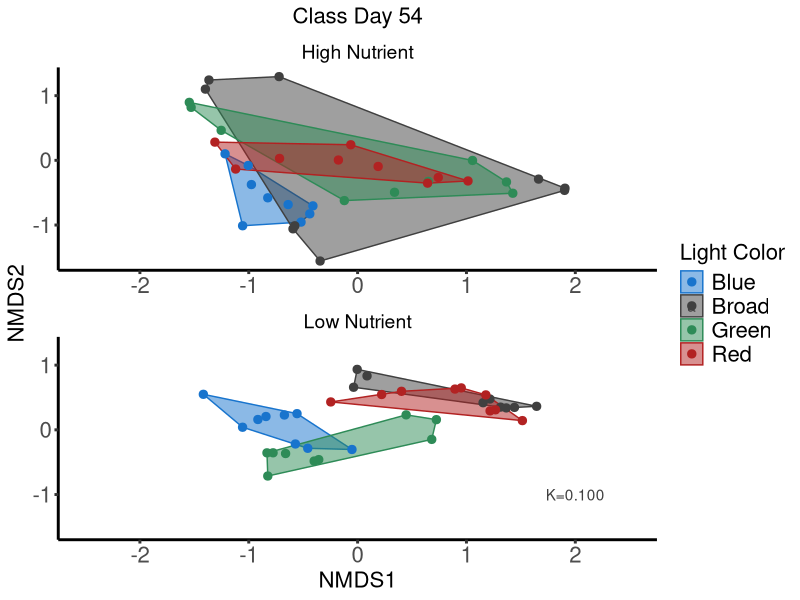
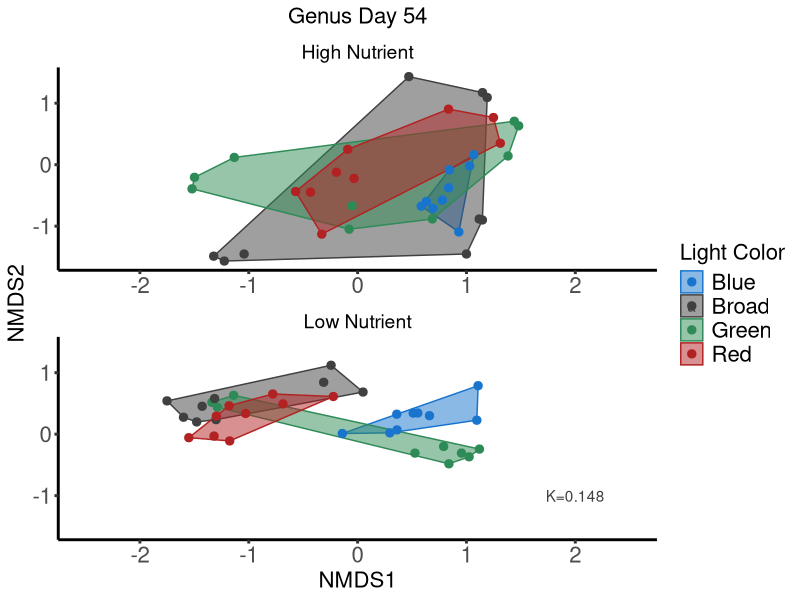
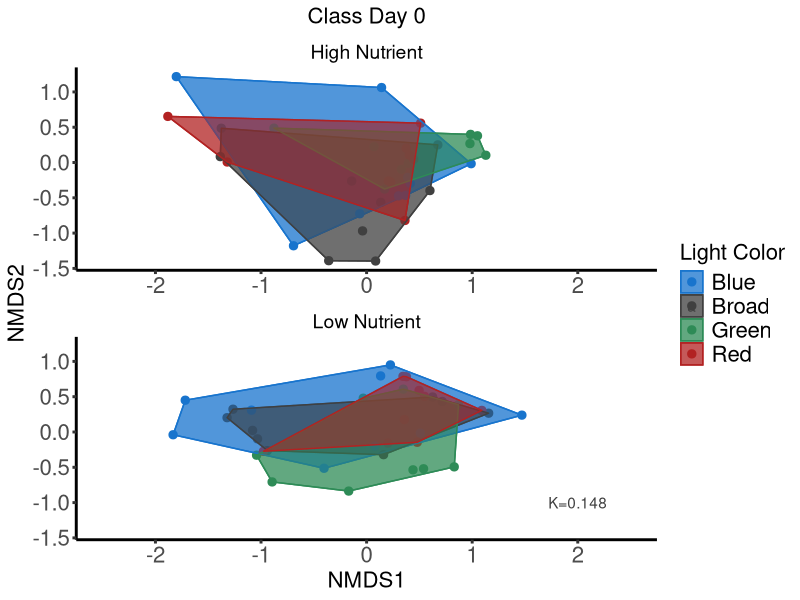
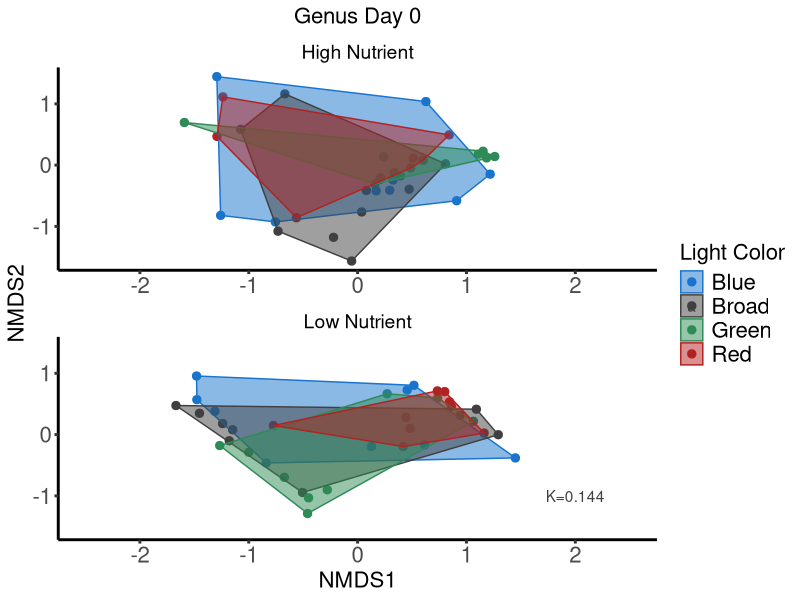

These charts were generated, in order, by the following R code:
######## Community composition PERMANOVA and NMDS analyses and figures for Swanson et al., 
### "Light color and nutrient availability interact to determine freshwater algal community diversity and composition" MS

library(vegan)
library(tidyverse)
library(readr)
library(scales)

#### genera PERMANOVA for day 54 communities, Table 2 in main manuscript
genera_data<-read.csv("comm_exp_genera2.csv") 
genera<-genera_data[,-c(1:8)]#### drops columns of non-numeric data
genera_dis<-vegdist(genera,method="bray",na.rm=TRUE)

adonis2(genera_dis~Light*Phosphorus,data=genera_data,by="terms") 

######### Class PERMANOVA for day 54 communities, Table S5 in supplement
class_counts<-read.csv("comm_exp_class.csv")
class_counts2<-class_counts[,-c(1:8)]
class_dis<-vegdist(class_counts2,method="bray",na.rm=TRUE) 

adonis2(class_dis~Light*Phosphorus,data=class_counts) 

######### NMDS for class level
mds<-metaMDS(class_dis,distance="bray",trymax=1000) # K=.100
mds_data <-as.data.frame(scores(mds))
mds_data$Treatment <-as.factor(class_counts$Treatment)
mds_data$Light <-as.factor(class_counts$Light)
mds_data$Phosphorus <-as.factor(class_counts$Phosphorus)

#### extract data to plot hulls
red_H_c_end <- mds_data[mds_data$Treatment == "Red_HP", ][chull(mds_data[mds_data$Treatment == "Red_HP", c("NMDS1", "NMDS2")]), ]  # hull values for red HP
red_L_c_end <- mds_data[mds_data$Treatment == "Red_LP", ][chull(mds_data[mds_data$Treatment == "Red_LP", c("NMDS1", "NMDS2")]), ]  # hull values for red LP
blue_H_c_end <- mds_data[mds_data$Treatment == "Blue_HP", ][chull(mds_data[mds_data$Treatment == "Blue_HP", c("NMDS1", "NMDS2")]), ]  # hull values for blue HP
blue_L_c_end <- mds_data[mds_data$Treatment == "Blue_LP", ][chull(mds_data[mds_data$Treatment == "Blue_LP", c("NMDS1", "NMDS2")]), ]  # hull values for blue LP
green_H_c_end <- mds_data[mds_data$Treatment == "Green_HP", ][chull(mds_data[mds_data$Treatment == "Green_HP", c("NMDS1", "NMDS2")]), ]  # hull values for green HP
green_L_c_end <- mds_data[mds_data$Treatment == "Green_LP", ][chull(mds_data[mds_data$Treatment == "Green_LP", c("NMDS1", "NMDS2")]), ]  # hull values for green LP
broad_H_c_end <- mds_data[mds_data$Treatment == "Broad_HP", ][chull(mds_data[mds_data$Treatment == "Broad_HP", c("NMDS1", "NMDS2")]), ]  # hull values for red HP
broad_L_c_end <- mds_data[mds_data$Treatment == "Broad_LP", ][chull(mds_data[mds_data$Treatment == "Broad_LP", c("NMDS1", "NMDS2")]), ]  # hull values for red LP

hull.data <- rbind(blue_H_c_end,blue_L_c_end,broad_H_c_end,broad_L_c_end,green_H_c_end,green_L_c_end,red_H_c_end,red_L_c_end)  #combine grp.a and grp.b

#### Class plot

dat_text1 <- data.frame(
  label = "K=0.100",
  Phosphorus= "Low",
  Light="Broad",
  Treatment="Broad_LP",
  x=2,
  y=-1)

######## plot for class level, day 54
ggplot(mds_data, aes(x = NMDS1, y = NMDS2,color=Light)) +
  geom_polygon(data=hull.data,aes(x=NMDS1,y=NMDS2,fill=Treatment),alpha=0.50) + # add the convex hulls
  geom_point(size=2.5)+
  facet_wrap(~Phosphorus,nrow=2,scales = "free_x",labeller = labeller(Phosphorus=c("High"="High Nutrient","Low"="Low Nutrient")))+
  theme_classic()+
  scale_x_continuous(limits=c(-2.5,2.5))+
  scale_color_manual(values = c("dodgerblue3","grey25","seagreen","firebrick"))+
  scale_fill_manual(values = c("dodgerblue3","dodgerblue3","grey25","grey25","seagreen","seagreen","firebrick","firebrick"))+
  geom_text(data=dat_text1,
            mapping = aes(x=x,y=y,label = label))+
  guides(fill="none")+
  guides(color=guide_legend(title="Light Color",override.aes = list(fill=c("dodgerblue3","grey25","seagreen","firebrick"))))+
  labs(x="NMDS1",y="NMDS2",title = "Class Day 54")+
  theme(strip.text.x = element_text(size=14))+
  theme(strip.background = element_rect(linetype = "blank"))+
  theme(axis.title =element_text(size=16,))+
  theme(axis.text = element_text(size=16))+
  theme(axis.line = element_line(linewidth =1))+
  theme(axis.ticks = element_line(linewidth=1))+
  theme(strip.text = element_text(size=16))+
  theme(legend.text = element_text(size=16))+
  theme(legend.title = element_text(size=16))+
  theme(strip.background = element_rect(fill="white",color="white"))+
  theme(strip.text = element_text(color="black",size = 14))+
  theme(plot.title = element_text(hjust = 0.5,size=16))

#ggsave("nmds_class_54.pdf",plot = last_plot(),device = pdf,width = 5,height = 5,dpi=320)


##### NMDS at genus level
mds2<-metaMDS(genera_dis,distance="bray",trymax=1000) #K=.148

mds_data2<-as.data.frame(mds2$points)
mds_data2$Treatment <-genera_data$Treatment
mds_data2$Light <-genera_data$Light
mds_data2$Phosphorus <-genera_data$Phosphorus

red_H_g_end <- mds_data2[mds_data2$Treatment == "Red_HP", ][chull(mds_data2[mds_data2$Treatment == "Red_HP", c("MDS1", "MDS2")]), ]  # hull values for red HP
red_L_g_end <- mds_data2[mds_data2$Treatment == "Red_LP", ][chull(mds_data2[mds_data2$Treatment == "Red_LP", c("MDS1", "MDS2")]), ]  # hull values for red LP
blue_H_g_end <- mds_data2[mds_data2$Treatment == "Blue_HP", ][chull(mds_data2[mds_data2$Treatment == "Blue_HP", c("MDS1", "MDS2")]), ]  # hull values for blue HP
blue_L_g_end <- mds_data2[mds_data2$Treatment == "Blue_LP", ][chull(mds_data2[mds_data2$Treatment == "Blue_LP", c("MDS1", "MDS2")]), ]  # hull values for blue LP
green_H_g_end <- mds_data2[mds_data2$Treatment == "Green_HP", ][chull(mds_data2[mds_data2$Treatment == "Green_HP", c("MDS1", "MDS2")]), ]  # hull values for green HP
green_L_g_end <- mds_data2[mds_data2$Treatment == "Green_LP", ][chull(mds_data2[mds_data2$Treatment == "Green_LP", c("MDS1", "MDS2")]), ]  # hull values for green LP
broad_H_g_end <- mds_data2[mds_data2$Treatment == "Broad_HP", ][chull(mds_data2[mds_data2$Treatment == "Broad_HP", c("MDS1", "MDS2")]), ]  # hull values for red HP
broad_L_g_end <- mds_data2[mds_data2$Treatment == "Broad_LP", ][chull(mds_data2[mds_data2$Treatment == "Broad_LP", c("MDS1", "MDS2")]), ]  # hull values for red LP

hull.data2 <- rbind(blue_H_g_end,blue_L_g_end,broad_H_g_end,broad_L_g_end,green_H_g_end,green_L_g_end,red_H_g_end,red_L_g_end)  #combine grp.a and grp.b

#### genus level plot at day 54, Figure 2 in main manuscript

dat_text2 <- data.frame(
  label = "K=0.148",
  Phosphorus= "Low",
  Light="Broad",
  Treatment="Broad_LP",
  x=2,
  y=-1)

ggplot(mds_data2, aes(x = MDS1, y = MDS2,color=Light)) +
  geom_polygon(data=hull.data2,aes(x=MDS1,y=MDS2,fill=Treatment),alpha=0.50) + # add the convex hulls
  geom_point(size=2.5)+
  facet_wrap(~Phosphorus,nrow=2,scales = "free_x",labeller = labeller(Phosphorus=c("High"="High Nutrient","Low"="Low Nutrient")))+
  theme_classic()+
  scale_x_continuous(limits=c(-2.5,2.5))+
  scale_color_manual(values = c("dodgerblue3","grey25","seagreen","firebrick"))+
  scale_fill_manual(values = c("dodgerblue3","dodgerblue3","grey25","grey25","seagreen","seagreen","firebrick","firebrick"))+
  geom_text(data=dat_text2,
            mapping = aes(x=x,y=y,label = label))+
  guides(fill="none")+
  guides(color=guide_legend(title="Light Color",override.aes = list(fill=c("dodgerblue3","grey25","seagreen","firebrick"))))+
  labs(x="NMDS1",y="NMDS2",title = "Genus Day 54")+
  theme(strip.text.x = element_text(size=14))+
  theme(strip.background = element_rect(linetype = "blank"))+
  theme(axis.title =element_text(size=16))+
  theme(axis.text = element_text(size=16))+
  theme(axis.line = element_line(linewidth =1))+
  theme(axis.ticks = element_line(linewidth=1))+
  theme(strip.text = element_text(size=16))+
  theme(legend.text = element_text(size=16))+
  theme(legend.title = element_text(size=16))+
  theme(strip.background = element_rect(fill="white",color="white"))+
  theme(strip.text = element_text(color="black",size = 16))+
  theme(plot.title = element_text(hjust = 0.5,size=16))

#ggsave("nmds_genus_54.pdf",plot = last_plot(),device = cairo_pdf(),width = 5,height = 5,dpi=320,units="in")


################# Community composition at Day 0 timepoint
###########

##### genera PERMANOVA
day0_gen<-read_csv("day0_genera.csv")
day0_gen2<-day0_gen[,-c(1:8)]#### drops columns of non-numeric data
genera_zero_dis<-vegdist(day0_gen2,method="bray",na.rm=TRUE)

adonis2(genera_zero_dis~Light*Phosphorus,data=day0_gen,by="terms") 

######### Class day 0 PERMANOVA
day0_class<-read.csv("day0_class.csv")
day0_class2<-day0_class[,-c(1:8)]
class_zero_dis<-vegdist(day0_class2,method="bray",na.rm=TRUE) 

adonis2(class_zero_dis~Light*Phosphorus,data=day0_class,by="terms") 

mds_cl_zero<-metaMDS(class_zero_dis,distance="bray",trymax=1000)
mds_cl_zero2 <-as.data.frame(mds_cl_zero$points)
mds_cl_zero2$Treatment <-day0_class$Treatment
mds_cl_zero2$Light <-day0_class$Light
mds_cl_zero2$Phosphorus <-day0_class$Phosphorus

red_H <- mds_cl_zero2[mds_cl_zero2$Treatment == "Red_HP", ][chull(mds_cl_zero2[mds_cl_zero2$Treatment == "Red_HP", c("MDS1", "MDS2")]), ]  # hull values for red HP
red_L <- mds_cl_zero2[mds_cl_zero2$Treatment == "Red_LP", ][chull(mds_cl_zero2[mds_cl_zero2$Treatment == "Red_LP", c("MDS1", "MDS2")]), ]  # hull values for red LP
blue_H <- mds_cl_zero2[mds_cl_zero2$Treatment == "Blue_HP", ][chull(mds_cl_zero2[mds_cl_zero2$Treatment == "Blue_HP", c("MDS1", "MDS2")]), ]  # hull values for blue HP
blue_L <- mds_cl_zero2[mds_cl_zero2$Treatment == "Blue_LP", ][chull(mds_cl_zero2[mds_cl_zero2$Treatment == "Blue_LP", c("MDS1", "MDS2")]), ]  # hull values for blue LP
green_H <- mds_cl_zero2[mds_cl_zero2$Treatment == "Green_HP", ][chull(mds_cl_zero2[mds_cl_zero2$Treatment == "Green_HP", c("MDS1", "MDS2")]), ]  # hull values for green HP
green_L <- mds_cl_zero2[mds_cl_zero2$Treatment == "Green_LP", ][chull(mds_cl_zero2[mds_cl_zero2$Treatment == "Green_LP", c("MDS1", "MDS2")]), ]  # hull values for green LP
broad_H <- mds_cl_zero2[mds_cl_zero2$Treatment == "Broad_HP", ][chull(mds_cl_zero2[mds_cl_zero2$Treatment == "Broad_HP", c("MDS1", "MDS2")]), ]  # hull values for red HP
broad_L <- mds_cl_zero2[mds_cl_zero2$Treatment == "Broad_LP", ][chull(mds_cl_zero2[mds_cl_zero2$Treatment == "Broad_LP", c("MDS1", "MDS2")]), ]  # hull values for red LP

hull.data3 <- rbind(blue_H,blue_L,broad_H,broad_L,green_H,green_L,red_H,red_L)

dat_text3 <- data.frame(
  label = "K=0.148",
  Phosphorus= "Low",
  Light="Broad",
  Treatment="Broad_LP",
  x=2,
  y=-1)
################## Class plot day 0
ggplot(mds_cl_zero2, aes(x = MDS1, y = MDS2,color=Light)) +
  geom_polygon(data=hull.data3,aes(x=MDS1,y=MDS2,fill=Treatment),alpha=0.50) + # add the convex hulls
  geom_point(size=2.5)+
  geom_polygon(data=hull.data3,aes(x=MDS1,y=MDS2,fill=Treatment),alpha=0.50) + # add the convex hulls
  facet_wrap(~Phosphorus,nrow=2,scales = "free_x",labeller = labeller(Phosphorus=c("High"="High Nutrient","Low"="Low Nutrient")))+
  theme_classic()+
  scale_x_continuous(limits=c(-2.5,2.5))+
  scale_color_manual(values = c("dodgerblue3","grey25","seagreen","firebrick"))+
  scale_fill_manual(values = c("dodgerblue3","dodgerblue3","grey25","grey25","seagreen","seagreen","firebrick","firebrick"))+
  labs(x="NMDS1",y="NMDS2",title = "Class Day 0")+
  guides(fill="none")+
  guides(color=guide_legend(title="Light Color",override.aes = list(fill=c("dodgerblue3","grey25","seagreen","firebrick"))))+
  theme(strip.text.x = element_text( size=14))+
  theme(strip.background = element_rect(linetype = "blank"))+
  theme(axis.title =element_text(size=16))+
  theme(axis.text = element_text(size=16))+
  theme(axis.line = element_line(linewidth =1))+
  theme(axis.ticks = element_line(linewidth=1))+
  theme(legend.text = element_text(size=16))+
  theme(legend.title = element_text(size=16))+
  theme(strip.text = element_text(size=16))+
  theme(strip.background = element_rect(fill="white",color="white"))+
  theme(strip.text = element_text(color="black",size = 14))+
  geom_text(data=dat_text3,
            mapping = aes(x=x,y=y,label = label))+
  theme(plot.title = element_text(hjust = 0.5,size=16))

#ggsave("nmds_class_0.pdf",plot = last_plot(),device = pdf,width = 5,height = 5,dpi=320)


##### NMDS at genus level, day 0, Figure 2 in main MS
mds_gen_zero<-metaMDS(genera_zero_dis,distance="bray",trymax=1000)

mds_gen_zero2<-as.data.frame(mds_gen_zero$points)
mds_gen_zero2$Treatment <-day0_gen$Treatment
mds_gen_zero2$Light <-day0_gen$Light
mds_gen_zero2$Phosphorus <-day0_gen$Phosphorus

red_H_g <- mds_gen_zero2[mds_gen_zero2$Treatment == "Red_HP", ][chull(mds_gen_zero2[mds_gen_zero2$Treatment == "Red_HP", c("MDS1", "MDS2")]), ]  # hull values for red HP
red_L_g <- mds_gen_zero2[mds_gen_zero2$Treatment == "Red_LP", ][chull(mds_gen_zero2[mds_gen_zero2$Treatment == "Red_LP", c("MDS1", "MDS2")]), ]  # hull values for red LP
blue_H_g <- mds_gen_zero2[mds_gen_zero2$Treatment == "Blue_HP", ][chull(mds_gen_zero2[mds_gen_zero2$Treatment == "Blue_HP", c("MDS1", "MDS2")]), ]  # hull values for blue HP
blue_L_g <- mds_gen_zero2[mds_gen_zero2$Treatment == "Blue_LP", ][chull(mds_gen_zero2[mds_gen_zero2$Treatment == "Blue_LP", c("MDS1", "MDS2")]), ]  # hull values for blue LP
green_H_g <- mds_gen_zero2[mds_gen_zero2$Treatment == "Green_HP", ][chull(mds_gen_zero2[mds_gen_zero2$Treatment == "Green_HP", c("MDS1", "MDS2")]), ]  # hull values for green HP
green_L_g <- mds_gen_zero2[mds_gen_zero2$Treatment == "Green_LP", ][chull(mds_gen_zero2[mds_gen_zero2$Treatment == "Green_LP", c("MDS1", "MDS2")]), ]  # hull values for green LP
broad_H_g <- mds_gen_zero2[mds_gen_zero2$Treatment == "Broad_HP", ][chull(mds_gen_zero2[mds_gen_zero2$Treatment == "Broad_HP", c("MDS1", "MDS2")]), ]  # hull values for red HP
broad_L_g <- mds_gen_zero2[mds_gen_zero2$Treatment == "Broad_LP", ][chull(mds_gen_zero2[mds_gen_zero2$Treatment == "Broad_LP", c("MDS1", "MDS2")]), ]  # hull values for red LP

hull.data4 <- rbind(blue_H_g,blue_L_g,broad_H_g,broad_L_g,green_H_g,green_L_g,red_H_g,red_L_g)  #combine grp.a and grp.b

dat_text4 <- data.frame(
  label = "K=0.144",
  Phosphorus= "Low",
  Light="Broad",
  Treatment="Broad_LP",
  x=2,
  y=-1)

#### genus level plot, day 0
ggplot(mds_gen_zero2, aes(x = MDS1, y = MDS2,color=Light)) +
  geom_point(size=2.5)+
  geom_polygon(data=hull.data4,aes(x=MDS1,y=MDS2,fill=Treatment),alpha=0.50) + # add the convex hulls
  facet_wrap(~Phosphorus,nrow=2,scales = "free_x",labeller = labeller(Phosphorus=c("High"="High Nutrient","Low"="Low Nutrient")))+
  theme_classic()+
  scale_x_continuous(limits=c(-2.5,2.5))+
  scale_color_manual(values = c("dodgerblue3","grey25","seagreen","firebrick"))+
  scale_fill_manual(values = c("dodgerblue3","dodgerblue3","grey25","grey25","seagreen","seagreen","firebrick","firebrick"))+
  labs(x="NMDS1",y="NMDS2",title = "Genus Day 0")+
  guides(fill="none")+
  guides(color=guide_legend(title="Light Color",override.aes = list(fill=c("dodgerblue3","grey25","seagreen","firebrick"))))+
  theme(strip.text.x = element_text( size=14))+
  theme(strip.background = element_rect(linetype = "blank"))+
  theme(axis.title =element_text(size=16))+
  theme(axis.text = element_text(size=16))+
  theme(axis.line = element_line(linewidth =1))+
  theme(axis.ticks = element_line(linewidth=1))+
  theme(strip.text = element_text(size=16))+
  theme(legend.text = element_text(size=16))+
  theme(legend.title = element_text(size=16))+
  theme(strip.background = element_rect(fill="white",color="white"))+
  theme(strip.text = element_text(color="black",size = 14))+
  geom_text(data=dat_text4,
            mapping = aes(x=x,y=y,label = label))+
  theme(plot.title = element_text(hjust = 0.5,size=16))

#ggsave("nmds_genus_0.pdf",plot = last_plot(),device = pdf,width = 5,height = 5,dpi=320,units="in")
